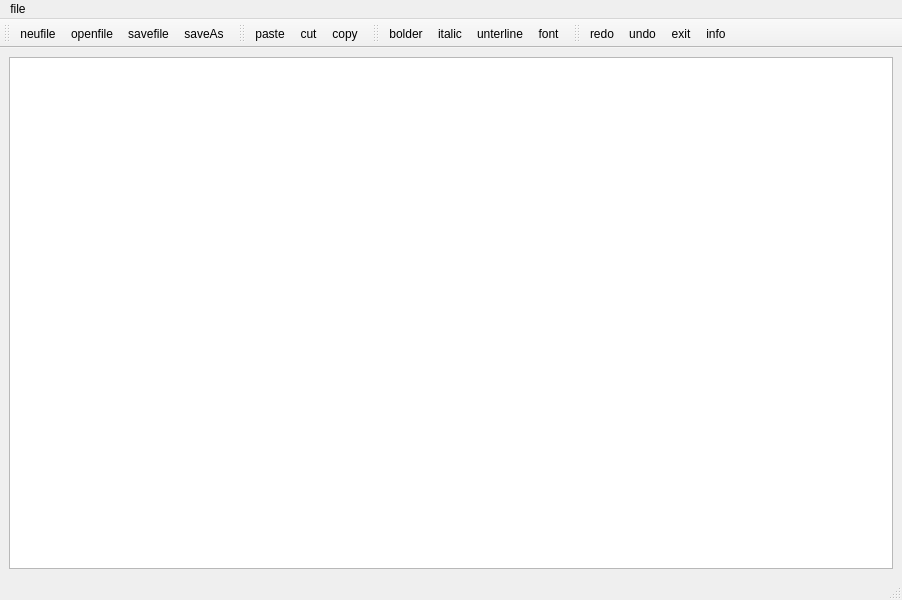
<?xml version="1.0" encoding="UTF-8"?>
<ui version="4.0">
 <class>MainWindow</class>
 <widget class="QMainWindow" name="MainWindow">
  <property name="geometry">
   <rect>
    <x>0</x>
    <y>0</y>
    <width>902</width>
    <height>600</height>
   </rect>
  </property>
  <property name="windowTitle">
   <string>Demo_TextEdit</string>
  </property>
  <widget class="QWidget" name="centralwidget">
   <layout class="QGridLayout" name="gridLayout">
    <item row="0" column="0">
     <widget class="QTextEdit" name="textEdit"/>
    </item>
   </layout>
  </widget>
  <widget class="QMenuBar" name="menubar">
   <property name="geometry">
    <rect>
     <x>0</x>
     <y>0</y>
     <width>902</width>
     <height>26</height>
    </rect>
   </property>
   <widget class="QMenu" name="menufile">
    <property name="title">
     <string>file</string>
    </property>
    <addaction name="action_paste"/>
    <addaction name="action_cut"/>
    <addaction name="separator"/>
    <addaction name="action_copy"/>
   </widget>
   <addaction name="menufile"/>
  </widget>
  <widget class="QStatusBar" name="statusbar"/>
  <widget class="QToolBar" name="toolBar">
   <property name="windowTitle">
    <string>toolBar</string>
   </property>
   <attribute name="toolBarArea">
    <enum>TopToolBarArea</enum>
   </attribute>
   <attribute name="toolBarBreak">
    <bool>false</bool>
   </attribute>
   <addaction name="action_neufile"/>
   <addaction name="action_openfile"/>
   <addaction name="action_savefile"/>
   <addaction name="action_saveAs"/>
  </widget>
  <widget class="QToolBar" name="toolBar_2">
   <property name="windowTitle">
    <string>toolBar_2</string>
   </property>
   <attribute name="toolBarArea">
    <enum>TopToolBarArea</enum>
   </attribute>
   <attribute name="toolBarBreak">
    <bool>false</bool>
   </attribute>
   <addaction name="action_paste"/>
   <addaction name="action_cut"/>
   <addaction name="action_copy"/>
  </widget>
  <widget class="QToolBar" name="toolBar_3">
   <property name="windowTitle">
    <string>toolBar_3</string>
   </property>
   <attribute name="toolBarArea">
    <enum>TopToolBarArea</enum>
   </attribute>
   <attribute name="toolBarBreak">
    <bool>false</bool>
   </attribute>
   <addaction name="action_bolder"/>
   <addaction name="action_italic"/>
   <addaction name="action_unterline"/>
   <addaction name="action_font"/>
  </widget>
  <widget class="QToolBar" name="toolBar_4">
   <property name="windowTitle">
    <string>toolBar_4</string>
   </property>
   <attribute name="toolBarArea">
    <enum>TopToolBarArea</enum>
   </attribute>
   <attribute name="toolBarBreak">
    <bool>false</bool>
   </attribute>
   <addaction name="action_redo"/>
   <addaction name="action_undo"/>
   <addaction name="action_exit"/>
   <addaction name="action-print"/>
   <addaction name="action_info"/>
  </widget>
  <action name="action_neufile">
   <property name="text">
    <string>neufile</string>
   </property>
   <property name="menuRole">
    <enum>QAction::NoRole</enum>
   </property>
  </action>
  <action name="action_openfile">
   <property name="text">
    <string>openfile</string>
   </property>
   <property name="menuRole">
    <enum>QAction::NoRole</enum>
   </property>
  </action>
  <action name="action_savefile">
   <property name="text">
    <string>savefile</string>
   </property>
   <property name="menuRole">
    <enum>QAction::NoRole</enum>
   </property>
  </action>
  <action name="action_saveAs">
   <property name="text">
    <string>saveAs</string>
   </property>
   <property name="menuRole">
    <enum>QAction::NoRole</enum>
   </property>
  </action>
  <action name="action_paste">
   <property name="text">
    <string>paste</string>
   </property>
   <property name="menuRole">
    <enum>QAction::NoRole</enum>
   </property>
  </action>
  <action name="action_cut">
   <property name="text">
    <string>cut</string>
   </property>
   <property name="menuRole">
    <enum>QAction::NoRole</enum>
   </property>
  </action>
  <action name="action_copy">
   <property name="text">
    <string>copy</string>
   </property>
   <property name="menuRole">
    <enum>QAction::NoRole</enum>
   </property>
  </action>
  <action name="action_bolder">
   <property name="checkable">
    <bool>true</bool>
   </property>
   <property name="text">
    <string>bolder</string>
   </property>
   <property name="menuRole">
    <enum>QAction::NoRole</enum>
   </property>
  </action>
  <action name="action_italic">
   <property name="checkable">
    <bool>true</bool>
   </property>
   <property name="text">
    <string>italic</string>
   </property>
   <property name="menuRole">
    <enum>QAction::NoRole</enum>
   </property>
  </action>
  <action name="action_unterline">
   <property name="checkable">
    <bool>true</bool>
   </property>
   <property name="text">
    <string>unterline</string>
   </property>
   <property name="menuRole">
    <enum>QAction::NoRole</enum>
   </property>
  </action>
  <action name="action_font">
   <property name="checkable">
    <bool>true</bool>
   </property>
   <property name="text">
    <string>font</string>
   </property>
   <property name="menuRole">
    <enum>QAction::NoRole</enum>
   </property>
  </action>
  <action name="action_info">
   <property name="text">
    <string>info</string>
   </property>
   <property name="menuRole">
    <enum>QAction::NoRole</enum>
   </property>
  </action>
  <action name="action_undo">
   <property name="text">
    <string>undo</string>
   </property>
   <property name="menuRole">
    <enum>QAction::NoRole</enum>
   </property>
  </action>
  <action name="action_redo">
   <property name="text">
    <string>redo</string>
   </property>
   <property name="menuRole">
    <enum>QAction::NoRole</enum>
   </property>
  </action>
  <action name="action_exit">
   <property name="text">
    <string>exit</string>
   </property>
   <property name="menuRole">
    <enum>QAction::NoRole</enum>
   </property>
  </action>
  <action name="action-print">
   <property name="text">
    <string>print</string>
   </property>
   <property name="menuRole">
    <enum>QAction::NoRole</enum>
   </property>
  </action>
 </widget>
 <resources/>
 <connections/>
</ui>
